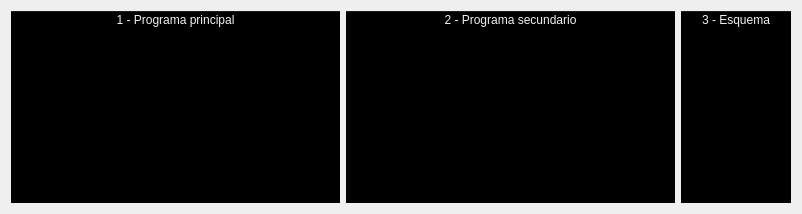
  <widget class="QWidget" name="centralwidget">
   <layout class="QHBoxLayout" name="horizontalLayout">
    <item>
     <widget class="QTableWidget" name="tape1_widget">
      <property name="sizePolicy">
       <sizepolicy hsizetype="Expanding" vsizetype="Expanding">
        <horstretch>3</horstretch>
        <verstretch>0</verstretch>
       </sizepolicy>
      </property>
      <property name="styleSheet">
       <string notr="true">QWidget {
  background-color: #000000;
  border: 0px solid #32414B;
  padding: 0px;
  color: #F0F0F0;
  selection-background-color: #1464A0;
  selection-color: #F0F0F0;
}</string>
      </property>
      <property name="editTriggers">
       <set>QAbstractItemView::EditTrigger::NoEditTriggers</set>
      </property>
      <property name="selectionMode">
       <enum>QAbstractItemView::SelectionMode::ContiguousSelection</enum>
      </property>
      <property name="selectionBehavior">
       <enum>QAbstractItemView::SelectionBehavior::SelectRows</enum>
      </property>
      <property name="columnCount">
       <number>1</number>
      </property>
      <attribute name="horizontalHeaderStretchLastSection">
       <bool>true</bool>
      </attribute>
      <column>
       <property name="text">
        <string>1 - Programa principal</string>
       </property>
      </column>
     </widget>
    </item>
    <item>
     <widget class="QTableWidget" name="tape2_widget">
      <property name="sizePolicy">
       <sizepolicy hsizetype="Expanding" vsizetype="Expanding">
        <horstretch>3</horstretch>
        <verstretch>0</verstretch>
       </sizepolicy>
      </property>
      <property name="styleSheet">
       <string notr="true">QWidget {
  background-color: #000000;
  border: 0px solid #32414B;
  padding: 0px;
  color: #F0F0F0;
  selection-background-color: #1464A0;
  selection-color: #F0F0F0;
}</string>
      </property>
      <property name="editTriggers">
       <set>QAbstractItemView::EditTrigger::NoEditTriggers</set>
      </property>
      <property name="selectionMode">
       <enum>QAbstractItemView::SelectionMode::ContiguousSelection</enum>
      </property>
      <property name="selectionBehavior">
       <enum>QAbstractItemView::SelectionBehavior::SelectRows</enum>
      </property>
      <property name="columnCount">
       <number>1</number>
      </property>
      <attribute name="horizontalHeaderStretchLastSection">
       <bool>true</bool>
      </attribute>
      <column>
       <property name="text">
        <string>2 - Programa secundario</string>
       </property>
      </column>
     </widget>
    </item>
    <item>
     <widget class="QTableWidget" name="config_widget">
      <property name="sizePolicy">
       <sizepolicy hsizetype="Expanding" vsizetype="Expanding">
        <horstretch>1</horstretch>
        <verstretch>0</verstretch>
       </sizepolicy>
      </property>
      <property name="styleSheet">
       <string notr="true">QWidget {
  background-color: #000000;
  border: 0px solid #32414B;
  padding: 0px;
  color: #F0F0F0;
  selection-background-color: #1464A0;
  selection-color: #F0F0F0;
}</string>
      </property>
      <property name="editTriggers">
       <set>QAbstractItemView::EditTrigger::NoEditTriggers</set>
      </property>
      <property name="selectionMode">
       <enum>QAbstractItemView::SelectionMode::ContiguousSelection</enum>
      </property>
      <property name="selectionBehavior">
       <enum>QAbstractItemView::SelectionBehavior::SelectRows</enum>
      </property>
      <property name="columnCount">
       <number>1</number>
      </property>
      <attribute name="horizontalHeaderStretchLastSection">
       <bool>true</bool>
      </attribute>
      <column>
       <property name="text">
        <string>3 - Esquema</string>
       </property>
      </column>
     </widget>
    </item>
   </layout>
  </widget>
